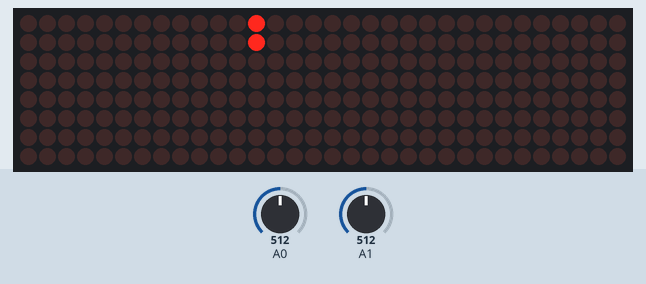
This sketch was run on a simulated Arduino Uno, built with avr-gcc and run on an emulated ATmega328P. Shown: 32×8 LED matrix. The test bench sets the inputs (shaded band); at power-on: A0 = 512, A1 = 512. Random numbers use the default seed unless the sketch sets one.

Above: at 1.2 s.
1.3 s: A0 set to 420
2.8 s: A0 set to 401
At 2.96 s:
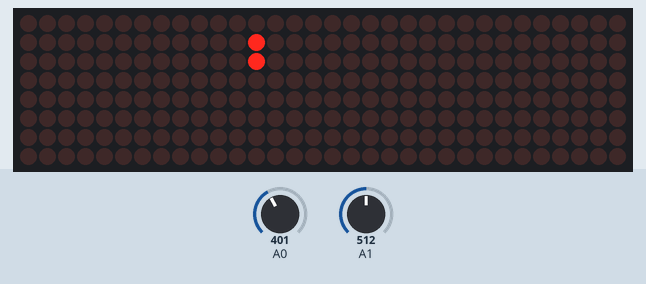
At 3.42 s:
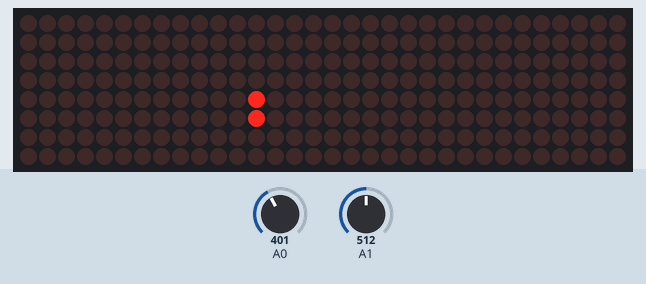
4.8 s: A0 set to 716
At 6.4 s:
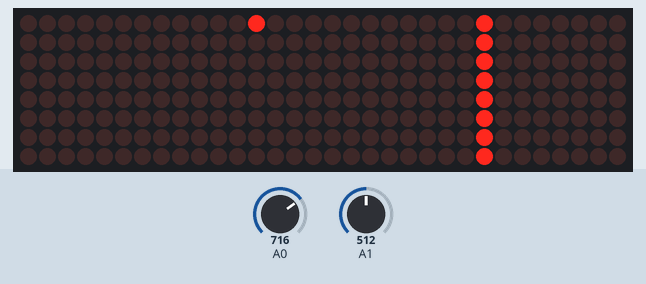
6.8 s: A0 set to 628
8.3 s: A0 set to 599
9.8 s: A0 set to 306
At 9.93 s:
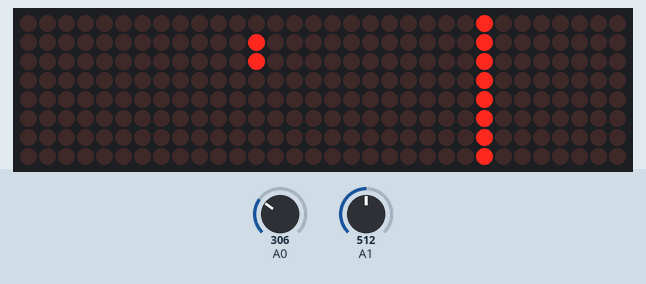
Timing chart, 0 to 12.8 s (numbered marks = the images above; inputs shaded):
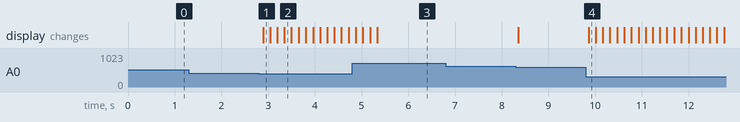

Measured:
- the behaviour switches between 412 and 411 on A0 (found by bisection; images 0 and 1)
- after the input at 1.3 s, every drawn part: stays the same
- after the input at 2.8 s, the display: changes after 0.09 s (image 1)
- after the input at 6.8 s, every drawn part: stays the same
- after the input at 9.8 s, the display: changes after 0.06 s (image 4)

The sketch:

dino.ino
```cpp
#include "LedControl.h"

LedControl lc = LedControl(12, 11, 10, 4);

struct Node{
    int val;
    struct Node* p_node;
};
struct lista{
    struct Node* p_node;
};
struct lista* criar_lista(){
    struct lista* l = (struct lista*)malloc(sizeof(struct lista));
    l->p_node = NULL;
}
void adiciona_lista(struct lista* l, int val){
    struct Node* n = (struct Node*)malloc(sizeof(struct Node));
    n->val = val;
    if (l->p_node == NULL) l->p_node = n;
    else{
        struct Node* n1 = l->p_node;
        while (n1->p_node != NULL){
            n1 = n1->p_node;
        }
        n1->p_node = n;
    }
}
void remove_lista (struct lista* l){
    struct Node* n = l->p_node;
    l->p_node = n->p_node;
    free(n);
}

int time = 0;

struct dinossauro{
  int pos_atual[3];
  struct lista* pos_obstaculos;
  struct lista* val_obstaculos;
  int quant_obstaculos;
  int pontos;
  int nivel;
};
int ler_analogico_x (){
  int x;
  x = analogRead(A1);
  return x;
}
int ler_analogico_y (){
  int y;
  y = analogRead(A0);
  return y;
}
void step_led (int* p1, int* p2, int backup_p1, int backup_p2, bool manter_anterior){
  int tempo = 100;

  if (*p1 > tempo){
    *p1 = 1;
    *p2 = 0;
  }
  else if (*p1 < -tempo){
    *p1 = -1;
    *p2 = 0;
  }
  else if (manter_anterior){
    *p1 = backup_p1;
    *p2 = backup_p2;
  }
  else {
    *p1 = 0;
    *p2 = 0;
  }
}
void ler_analogico (int* x, int* y, bool vertical, bool horizontal, bool manter_anterior){
  int backup_x = *x;
  int backup_y = *y;

    *x = ler_analogico_x();
    *x -= 512;
    *y = ler_analogico_y();
    *y -= 512;

  if (vertical && horizontal){

    if (abs(*y) >= abs(*x)){
      step_led (y, x, backup_y, backup_x, manter_anterior);
    }

    else {
      step_led (x, y, backup_x, backup_y, manter_anterior);
    }
  }
  else if (vertical){
    *x = 0;
    step_led (y, x, backup_y, backup_x, manter_anterior);
  }
  else {
    *y = 0;
    step_led (x, y, backup_x, backup_y, manter_anterior);
  }
}

void andar_dinossauro (int x, int y, int* pos_z, int* pos_x, int* pos_y){

  *pos_x += x;
  *pos_y += y;
  if (*pos_y > 7){
    *pos_y = 0;
    --*pos_z;
    if (*pos_z < 1) *pos_z = 3;
  }
  else if (*pos_y < 0){
    *pos_y = 7;
    ++*pos_z;
    if (*pos_z > 3) *pos_z = 1;
  }
  if (*pos_x > 7) *pos_x = 0;
  else if (*pos_x < 0) *pos_x = 7;
}

void clearDisplay(){
  lc.clearDisplay(0);
  lc.clearDisplay(1);
  lc.clearDisplay(2);
  lc.clearDisplay(3);
}

void generate_new_barreira (struct dinossauro* dino){
  time = random(4,8);

  byte x;
  adiciona_lista(dino->pos_obstaculos, 0);

  if (random(2)){
    adiciona_lista(dino->val_obstaculos, 64); //0b01000000
  }
  else{
    byte walls[] = {128, 192, 224};  //0b10000000, 0b11000000, 0b11100000
    adiciona_lista(dino->val_obstaculos, walls[random(3)]);
  }
  ++dino -> quant_obstaculos;
}

int conversor (int v){
  if (v == 0) return 3;
  else if (v == 1) return 2;
  return 1;
}
void andar_barreiras (struct dinossauro* dino){
  struct Node* pos = dino->pos_obstaculos->p_node;
  struct Node* val = dino->val_obstaculos->p_node;

  for (int i = 0; i < dino->quant_obstaculos; i++){
    lc.setColumn(conversor(pos->val/8), pos->val%8, 0); //0b00000000
    ++pos->val;
    lc.setColumn(conversor(pos->val/8), pos->val%8, val->val);

    pos = pos->p_node;
    val = val->p_node;
  }
  if (dino->pos_obstaculos->p_node->val == 23){
    remove_lista(dino->pos_obstaculos);
    remove_lista(dino->val_obstaculos);
  }
}
void paranaue (struct dinossauro *dino){
  if (time == 0) generate_new_barreira (dino);
  andar_barreiras(dino);
  time--;
}

bool colision_dinossauro(int x, int y, struct dinossauro* dino){
  if (x == 0 && y == 1){
    dino->pos_atual[1] = -1;
    lc.setLed(2, 1, 4, false);
    //paranaue(dino);
    delay(150);
  }
  else if (x ==0 && y == -1){
      do{
        lc.setLed(2, dino->pos_atual[1], 4, false);
        ++dino->pos_atual[1];
        lc.setLed(2, dino->pos_atual[1]+1, 4, true);
        //paranaue(dino);
        delay(150);
      }while(dino->pos_atual[1] < 4);

      while(dino->pos_atual[1] > 0){
        lc.setLed(2, dino->pos_atual[1]+1, 4, false);
        --dino->pos_atual[1];
        lc.setLed(2, dino->pos_atual[1], 4, true);
        //paranaue(dino);
        lc.setColumn(0,0,255);
        delay(150);
      }
  }
  else{
    dino->pos_atual[1] = 0;
    lc.setLed(2, 1, 4, true);
    lc.setLed(2, 0, 4, true);
    //paranaue(dino);
    delay(150);
  }
  return true;
}

void next_level_dinossauro(struct dinossauro* dino){
    clearDisplay();
    dino->pos_atual[0] = 2;
    dino->pos_atual[1] = 0;
    dino->pos_atual[2] = 4;

    ++dino->nivel;
}
struct dinossauro* init_dinossauro(){
  struct dinossauro* dino = (struct dinossauro*)malloc(sizeof(struct dinossauro));
  dino->pos_obstaculos = (struct lista*) malloc (sizeof(struct lista));
  dino->val_obstaculos = (struct lista*) malloc (sizeof(struct lista));
  dino->nivel = 0;
  dino->pontos = 0;
  dino->quant_obstaculos = 0;
  next_level_dinossauro(dino);
}

void dinossauro(){
  struct dinossauro* dino = init_dinossauro();

  for (int i = 0; i < 1; i ++){
    int x = 0;
    int y = 0;

    do{
      ler_analogico(&x, &y, true, false, false);
    }while(colision_dinossauro(x, y, dino));
  }
}

void setup() {

  lc.shutdown(0,false);
  lc.shutdown(1,false);
  lc.shutdown(2,false);
  lc.shutdown(3,false);

  // seta o brilho para um valor mediano:
  //-------------------------------------
  lc.setIntensity(0,0);
  lc.setIntensity(1,0);
  lc.setIntensity(2,0);
  lc.setIntensity(3,0);

  clearDisplay();

  Serial.begin(9600);
  randomSeed(analogRead(A3));
}
void loop(){
  dinossauro();
  lc.setColumn(0, 0, 0b10000000);
}
```
